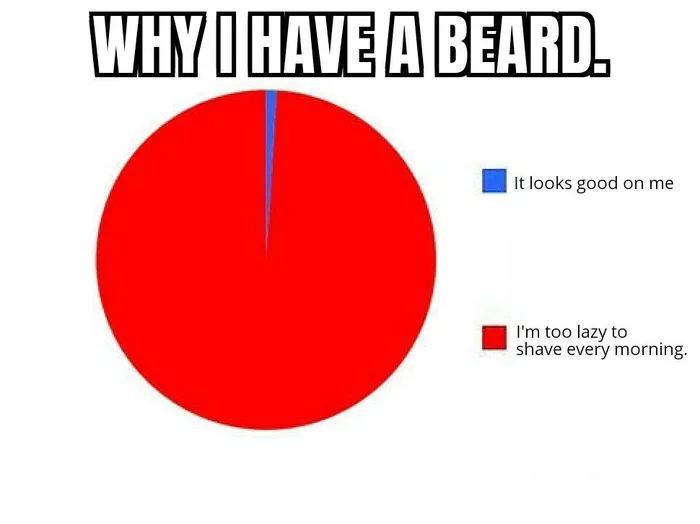
#> input picture Python/Otsu method/meme.png, 700 x 524 px
$ python Otsu_Demo.py
#> lines starting #> are read from the running program, lines starting #| are printed output that depends on the picture; after the words box and inside, x2 and y2 are one past the last pixel; in counts of white or black regions, pixels touching at a corner belong together
### Python/Otsu method/Otsu.py
from PIL import Image


def paintGray(filename, output):
    """
    paintGray function
    Author: Lowen Desmarais
    Date: 24 October 2020

    Grayscales an image with the specified path, and outputs with the specified output path

    :param filename: Input path image
    :param output: Output path
    """
    image = Image.open(filename)
    (width, height) = image.size
    r, g, b = image.split()
    for i in range(width):
        for j in range(height):
            pixelR = float(r.getpixel((i, j)))
            pixelG = float(g.getpixel((i, j)))
            pixelB = float(b.getpixel((i, j)))
            average = pixelR * 0.3 + pixelG * 0.59 + pixelB * 0.11
            image.putpixel((i, j), (int(average), int(average), int(average)))
    image.save(output)


def histogramGray(filename):
    """
    histogramGray function
    Author: Lowen Desmarais
    Date: 24 October 2024

    Creates a histogram of grey levels of an image from the specified path

    :param filename: path to load image
    """
    histogram = [0] * 256  # les valeurs de gris de pixel
    image = Image.open(filename)
    (width, height) = image.size
    r, g, b = image.split()
    for i in range(width):
        for j in range(height):
            Gray = float(r.getpixel((i, j)))
            histogram[int(Gray)] += 1
    return histogram


def Threshold(histogram):
    """
    Threshold function
    Author: Lowen Desmarais
    Date: 24 October 2020

    calculates the optimal threshold value using the otsu method with the gray histogram

    :param histogram: (list:) histogram of gray levels
    :return: threshold value (between 0 and 255)
    """
    totalPixel = 0
    for i in range(256):
        totalPixel += histogram[i]

    omega = 0
    mu = 0
    muT = 0
    values = []

    for i in range(256):
        muT += i*(histogram[i] / totalPixel)

    thresholdMax = 0
    for i in range(256):
        omega += histogram[i] / totalPixel
        mu += i * (histogram[i] / totalPixel)

        sigma = ((muT*omega) - mu)**2 / (omega * (1-omega))
        values.append(sigma)
        if sigma > thresholdMax:
            thresholdMax = i

    return thresholdMax

# [4 lines left out: function ThresholdTest, not called in this run]

def Otsu(filename, output):
    """
    Otsu function
    Author: Desmarais Lowen
    Date: 24 October 2020

    contrasts the image using the calculated threshold value for all pixels of the image and saves it

    :param filename: path of image input
    """
    image = Image.open(filename)
    histogram = histogramGray(filename)
    threshold = Threshold(histogram)
    #print(threshold)

    (width, height) = image.size
    r, g, b = image.split()
    for i in range(width):
        for j in range(height):
            Pixel = b.getpixel((i, j))
            if Pixel < threshold:
                image.putpixel((i, j), (0, 0, 0))
            else:
                image.putpixel((i, j), (255, 255, 255))
    image.save(output)


paintGray("meme.png", "Output/memeGray.png")
#> in paintGray, image is the input picture: PIL image 700x524 RGB; mean R, G, B 243.6, 182.3, 182.5
#> in paintGray, `r, g, b = image.split()`:
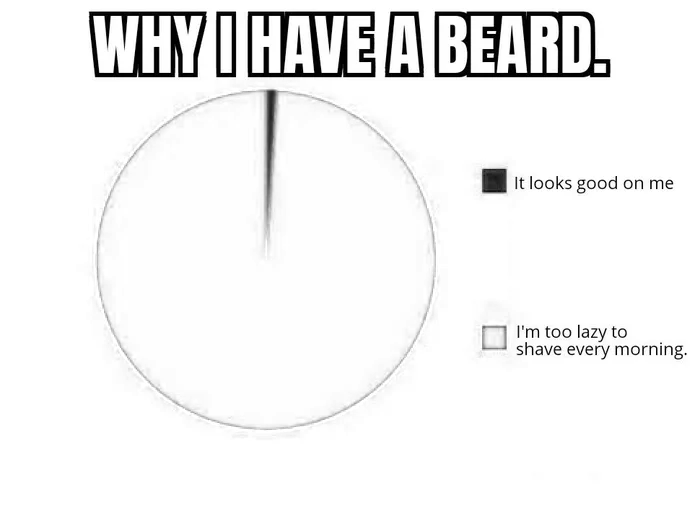
#> r: PIL image 700x524 L; min 0, max 255, mean 243.6
#> in paintGray, `r, g, b = image.split()`:
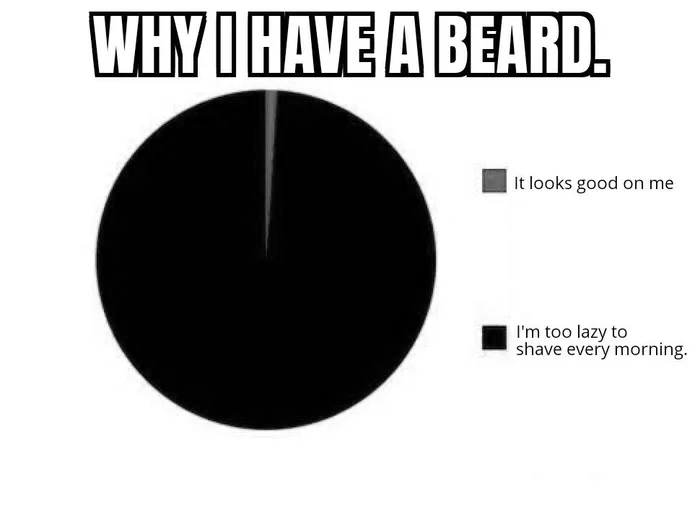
#> g: PIL image 700x524 L; min 0, max 255, mean 182.3
#> after the loop in paintGray, `for i in range(width):`:
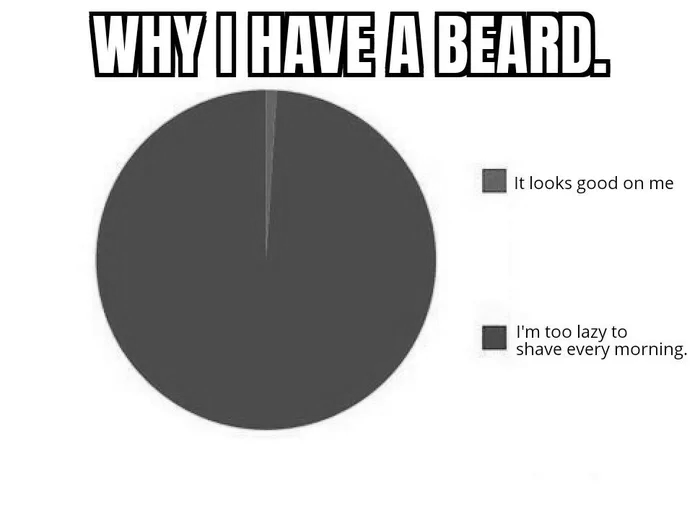
#> image: PIL image 700x524 RGB; min 0, max 255, mean 200.5
#Otsu("memeGray.png", "Output/OtsuOutput")

### Python/Otsu method/Otsu_Demo.py
import Otsu

path = input("Please give an image to apply Otsu's method\n")
#> the answer given: Output/OtsuOutput.png
Otsu.Otsu(path, "Output/OtsuOutput.png")
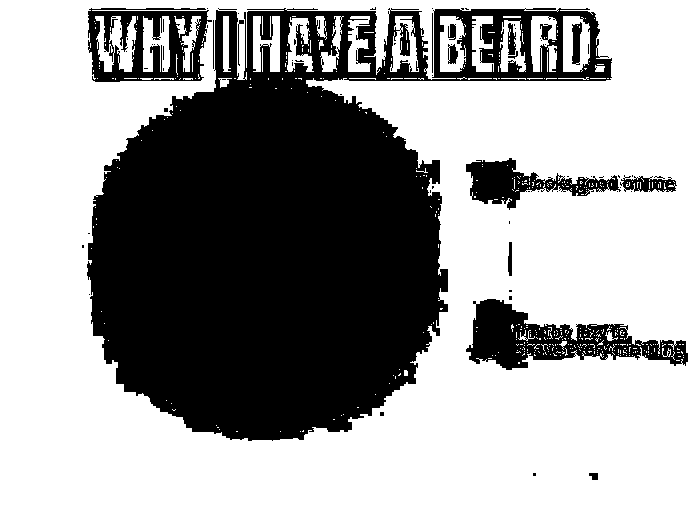
#> input picture Python/Otsu method/Output/OtsuOutput.png, 700 x 524 px
#> in Otsu, image is the input picture: PIL image 700x524 RGB; 63% white; 73 black regions (58 under 20 px), largest, box (x1, y1, x2, y2) and area: (87, 8, 612, 441) 118883, (466, 299, 688, 370) 6848, (88, 8, 212, 82) 5095
#> after the loop in histogramGray, `for i in range(width):`: histogram = 256 values, max 230927 at index 255, min 0 at index 1, mean 1432.8
#> after the loop in Threshold, `for i in range(256):`: totalPixel = 366800
#> after the loop in Threshold, `for i in range(256):`: muT = 160.5
#> after the loop in Threshold, `for i in range(256):`: omega = 1; thresholdMax = 254; values = 255 values from 15164.6 to 15164.6
#> (the run stopped early here; a loop or call above may not have finished)
